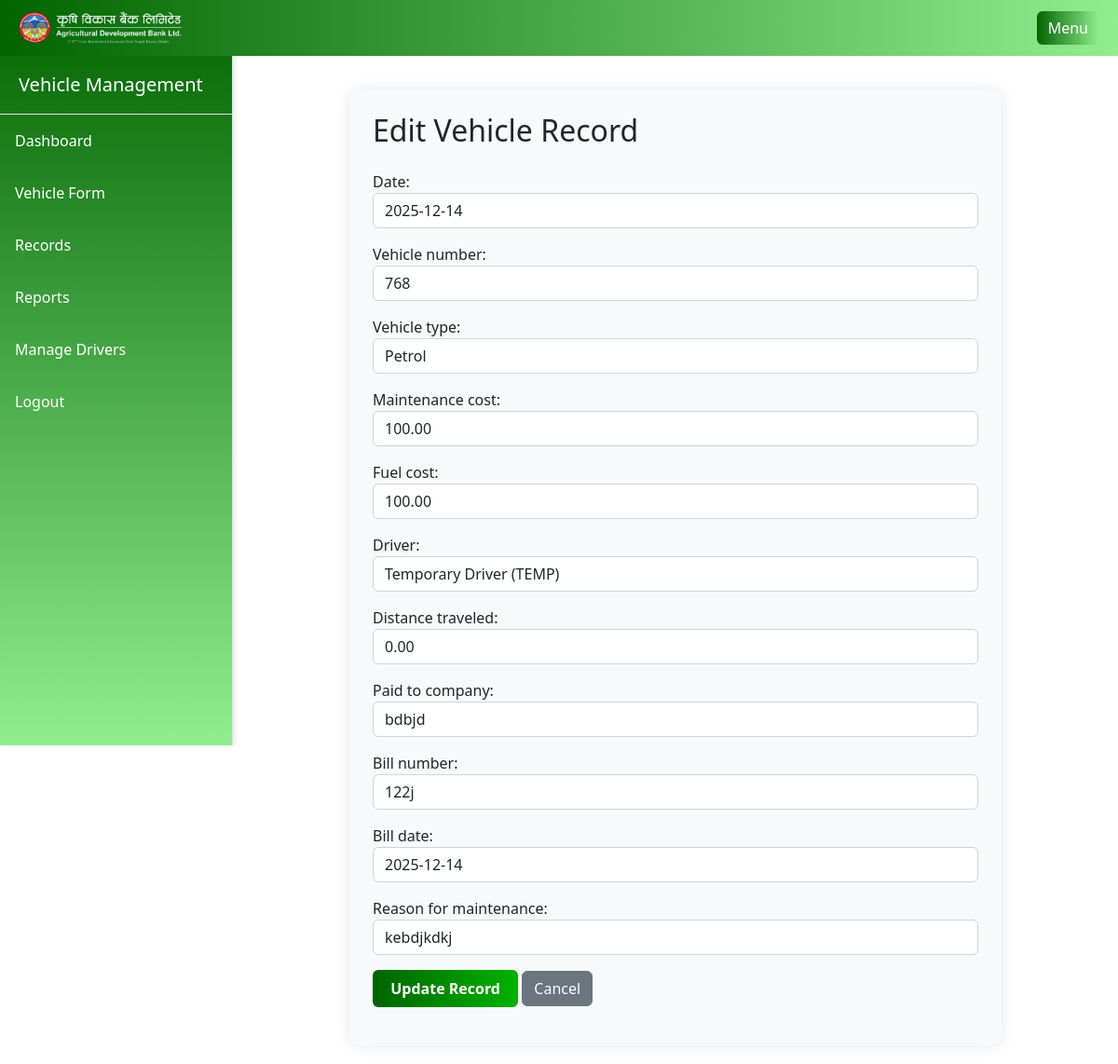
The app's page /records/edit/2/ (signed in) with its own data.
### main/models.py (models this page shows, shortened)
class VehicleRecord(models.Model):
    user = models.ForeignKey(User, on_delete=models.CASCADE)
    date = models.DateField()
    vehicle_number = models.CharField(max_length=20)
    vehicle_type = models.CharField(max_length=10, choices=VEHICLES_TYPE_CHOICES)
    maintenance_cost = models.DecimalField(max_digits=10, decimal_places=2)
    fuel_cost = models.DecimalField(max_digits=10, decimal_places=2)
    total_cost = models.DecimalField(max_digits=10, decimal_places=2)
    driver = models.ForeignKey(Driver, on_delete=models.SET_NULL, null=True, default=None)
    paid_to_company = models.CharField(max_length=50)
    bill_number = models.CharField(max_length=50)
    bill_date = models.DateField()
    distance_traveled = models.DecimalField(max_digits=10, decimal_places=2, default=0)
    reason_for_maintenance = models.CharField(max_length=200, blank=True)

class Driver(models.Model):
    driver_id = models.CharField(max_length=20, unique=True)
    name = models.CharField(max_length=50)
    def __str__(self):
        return f"{self.name} ({self.driver_id})"

### main/views.py (the view)
# urls.py: path('records/edit/<int:record_id>/', views.edit_record, name='edit_record'),
@user_passes_test(lambda u: u.is_superuser)
def edit_record(request, record_id):
    record = get_object_or_404(VehicleRecord, id=record_id)
    if request.method == 'POST':
        form = VehicleRecordForm(request.POST, instance=record)
        if form.is_valid():
            form.save()
            return redirect('my_records')
    else:
        form = VehicleRecordForm(instance=record)
        record.bs_date = nepali_date.from_datetime_date(record.date)
        record.bs_bill_date = nepali_date.from_datetime_date(record.bill_date)
        form.fields['date'].initial = record.bs_date.strftime("%Y-%m-%d")
        form.fields['bill_date'].initial = record.bs_bill_date.strftime("%Y-%m-%d")
    return render(request, 'main/edit_record.html', {
        'form': form,
        'record': record
    })

### main/templates/main/edit_record.html (shortened to what this page needs)
{% extends 'main/base.html' %}
{% block content %}
<div class="form-card">
    <h2 class="mb-4">Edit Vehicle Record</h2>
    <form method="post">
        {% for field in form %}
            <div class="mb-3">
                {{ field.label_tag }}
                {{ field }}
            </div>
        {% endfor %}
        <button type="submit" class="btn btn-gradient">Update Record</button>
        <a href="{% url 'my_records' %}" class="btn btn-secondary">Cancel</a>
    </form>
</div>
{% endblock %}

### main/templates/main/base.html (style rules this page uses)
.form-card { background-color: #f8f9fa; padding: 25px; border-radius: 10px; box-shadow: 0 0 15px rgba(0,0,0,0.1); max-width: 700px; margin: auto; }

### records on screen
VehicleRecord: form "2025-12-14" "768" "Petrol" "100.00" "100.00" "0.00" "bdbjd" "122j" "2025-12-14" "kebdjkdkj"
Driver: form "Temporary Driver (TEMP)"

### other values on screen
{{ field.label_tag }} "Date:" "Vehicle number:" "Vehicle type:" "Maintenance cost:" "Fuel cost:" "Driver:" "Distance traveled:" "Paid to company:" "Bill number:" "Bill date:" "Reason for maintenance:"
